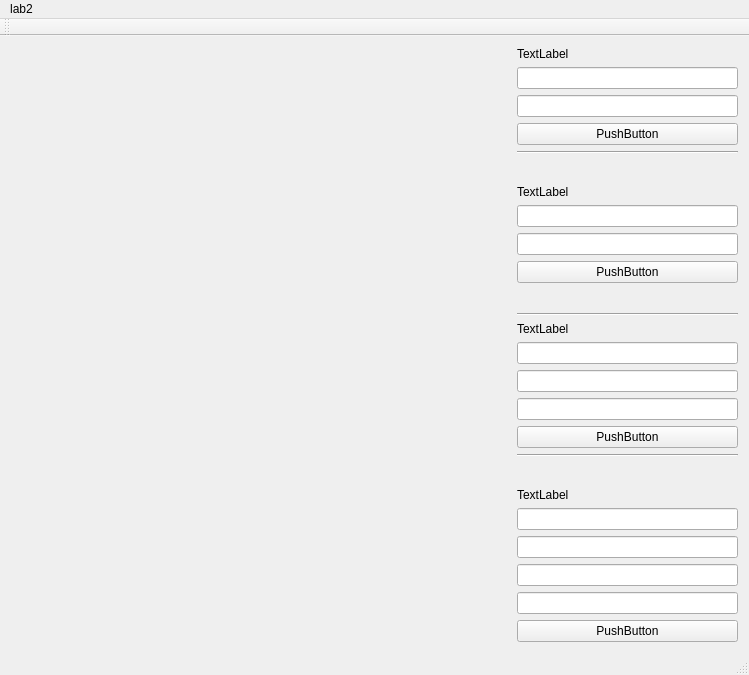
<?xml version="1.0" encoding="UTF-8"?>
<ui version="4.0">
 <class>MainWindow</class>
 <widget class="QMainWindow" name="MainWindow">
  <property name="geometry">
   <rect>
    <x>0</x>
    <y>0</y>
    <width>749</width>
    <height>675</height>
   </rect>
  </property>
  <property name="windowTitle">
   <string>MainWindow</string>
  </property>
  <widget class="QWidget" name="centralWidget">
   <layout class="QHBoxLayout" name="horizontalLayout">
    <item>
     <layout class="QVBoxLayout" name="verticalLayout_2">
      <item>
       <widget class="QPaintWidget" name="wgt" native="true">
        <property name="sizePolicy">
         <sizepolicy hsizetype="Preferred" vsizetype="Preferred">
          <horstretch>0</horstretch>
          <verstretch>0</verstretch>
         </sizepolicy>
        </property>
        <property name="minimumSize">
         <size>
          <width>500</width>
          <height>0</height>
         </size>
        </property>
        <property name="baseSize">
         <size>
          <width>500</width>
          <height>0</height>
         </size>
        </property>
       </widget>
      </item>
     </layout>
    </item>
    <item>
     <layout class="QVBoxLayout" name="verticalLayout">
      <property name="sizeConstraint">
       <enum>QLayout::SetFixedSize</enum>
      </property>
      <property name="leftMargin">
       <number>0</number>
      </property>
      <item>
       <widget class="QLabel" name="labelCenter">
        <property name="text">
         <string>TextLabel</string>
        </property>
       </widget>
      </item>
      <item>
       <widget class="QLineEdit" name="lineEditCenterX">
        <property name="readOnly">
         <bool>false</bool>
        </property>
       </widget>
      </item>
      <item>
       <widget class="QLineEdit" name="lineEditCenterY">
        <property name="readOnly">
         <bool>false</bool>
        </property>
       </widget>
      </item>
      <item>
       <widget class="QPushButton" name="btnNewCenter">
        <property name="text">
         <string>PushButton</string>
        </property>
       </widget>
      </item>
      <item>
       <widget class="Line" name="line">
        <property name="orientation">
         <enum>Qt::Horizontal</enum>
        </property>
       </widget>
      </item>
      <item>
       <spacer name="verticalSpacer_3">
        <property name="orientation">
         <enum>Qt::Vertical</enum>
        </property>
        <property name="sizeHint" stdset="0">
         <size>
          <width>20</width>
          <height>40</height>
         </size>
        </property>
       </spacer>
      </item>
      <item>
       <widget class="QLabel" name="labelNextCenter">
        <property name="text">
         <string>TextLabel</string>
        </property>
       </widget>
      </item>
      <item>
       <widget class="QLineEdit" name="lineEditDeltaX"/>
      </item>
      <item>
       <widget class="QLineEdit" name="lineEditDeltaY"/>
      </item>
      <item>
       <widget class="QPushButton" name="btnMove">
        <property name="text">
         <string>PushButton</string>
        </property>
       </widget>
      </item>
      <item>
       <spacer name="verticalSpacer_2">
        <property name="orientation">
         <enum>Qt::Vertical</enum>
        </property>
        <property name="sizeHint" stdset="0">
         <size>
          <width>20</width>
          <height>40</height>
         </size>
        </property>
       </spacer>
      </item>
      <item>
       <widget class="Line" name="line_2">
        <property name="orientation">
         <enum>Qt::Horizontal</enum>
        </property>
       </widget>
      </item>
      <item>
       <widget class="QLabel" name="labelRotate">
        <property name="text">
         <string>TextLabel</string>
        </property>
       </widget>
      </item>
      <item>
       <widget class="QLineEdit" name="lineEditRotationCenterX"/>
      </item>
      <item>
       <widget class="QLineEdit" name="lineEditRotationCenterY"/>
      </item>
      <item>
       <widget class="QLineEdit" name="lineEditRotationAngle"/>
      </item>
      <item>
       <widget class="QPushButton" name="btnRotate">
        <property name="text">
         <string>PushButton</string>
        </property>
       </widget>
      </item>
      <item>
       <widget class="Line" name="line_3">
        <property name="orientation">
         <enum>Qt::Horizontal</enum>
        </property>
       </widget>
      </item>
      <item>
       <spacer name="verticalSpacer">
        <property name="orientation">
         <enum>Qt::Vertical</enum>
        </property>
        <property name="sizeHint" stdset="0">
         <size>
          <width>20</width>
          <height>40</height>
         </size>
        </property>
       </spacer>
      </item>
      <item>
       <widget class="QLabel" name="labelScale">
        <property name="text">
         <string>TextLabel</string>
        </property>
       </widget>
      </item>
      <item>
       <widget class="QLineEdit" name="lineEditScaleCenterX"/>
      </item>
      <item>
       <widget class="QLineEdit" name="lineEditScaleCenterY"/>
      </item>
      <item>
       <widget class="QLineEdit" name="lineEditScaleCoefX"/>
      </item>
      <item>
       <widget class="QLineEdit" name="lineEditScaleCoefY"/>
      </item>
      <item>
       <widget class="QPushButton" name="btnScale">
        <property name="text">
         <string>PushButton</string>
        </property>
       </widget>
      </item>
     </layout>
    </item>
   </layout>
  </widget>
  <widget class="QMenuBar" name="menuBar">
   <property name="geometry">
    <rect>
     <x>0</x>
     <y>0</y>
     <width>749</width>
     <height>22</height>
    </rect>
   </property>
   <property name="nativeMenuBar">
    <bool>true</bool>
   </property>
   <widget class="QMenu" name="menulab2">
    <property name="title">
     <string>lab2</string>
    </property>
   </widget>
   <addaction name="menulab2"/>
  </widget>
  <widget class="QToolBar" name="mainToolBar">
   <attribute name="toolBarArea">
    <enum>TopToolBarArea</enum>
   </attribute>
   <attribute name="toolBarBreak">
    <bool>false</bool>
   </attribute>
  </widget>
  <widget class="QStatusBar" name="statusBar"/>
 </widget>
 <layoutdefault spacing="6" margin="11"/>
 <customwidgets>
  <customwidget>
   <class>QPaintWidget</class>
   <extends>QWidget</extends>
   <header>qpaintwidget.h</header>
   <container>1</container>
  </customwidget>
 </customwidgets>
 <resources/>
 <connections/>
</ui>
